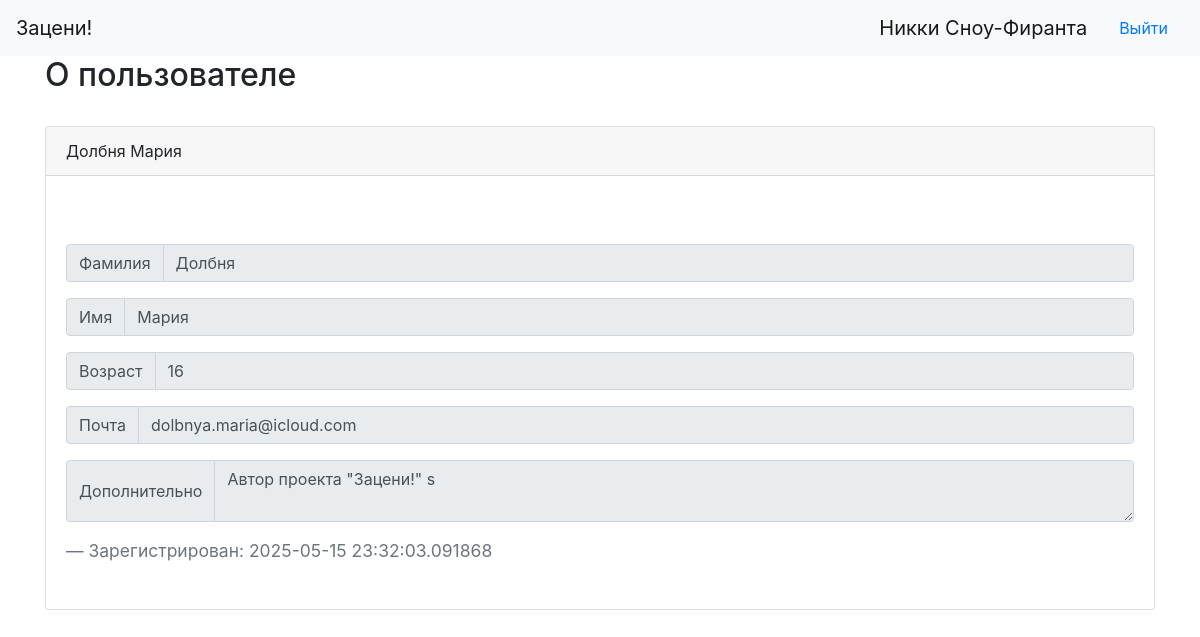
Screenshot of /user/1 (signed in) with the database file from the repository.
### data/users.py (models this page shows, shortened)
class User(SqlAlchemyBase, UserMixin, SerializerMixin):
    __tablename__ = 'users'
    id = sqlalchemy.Column(sqlalchemy.Integer, primary_key=True, autoincrement=True)
    surname = sqlalchemy.Column(sqlalchemy.String, nullable=False)
    name = sqlalchemy.Column(sqlalchemy.String, nullable=False)
    age = sqlalchemy.Column(sqlalchemy.Integer, nullable=True)
    email = sqlalchemy.Column(sqlalchemy.String,
                              index=True, unique=True, nullable=False)
    hashed_password = sqlalchemy.Column(sqlalchemy.String, nullable=True)
    registration_date = sqlalchemy.Column(sqlalchemy.DateTime, default=datetime.datetime.now, nullable=False)
    about = sqlalchemy.Column(sqlalchemy.String, nullable=True)

### server.py (the view, shortened to what this page needs)
@app.route('/user/<int:user_id>', methods=['GET', 'POST'])
def user(user_id):
    db_sess = db_session.create_session()
    user = db_sess.query(User).get(user_id)
    if user:
        if request.method == 'GET':
            return render_template('user.html', user=user)
    return redirect('/')

### data/db_session.py (called while the page is built)
def create_session() -> Session:
    global __factory
    return __factory()

### server.py (called while the page is built)
@login_manager.user_loader
def load_user(user_id):
    db_sess = db_session.create_session()
    return db_sess.query(User).get(user_id)

### templates/user.html (shortened to what this page needs)
{% extends "base.html" %}
{% block content %}
<h2>О пользователе</h2>
<br>
<div class="card">
  <div class="card-header">
    {{user.surname}} {{user.name}}
  </div>
  <div class="card-body">
    <br>
    <br>
    <div class="input-group mb-3">
        <div class="input-group-prepend">
            <span class="input-group-text" id="surname">Фамилия</span>
        </div>
        <input type="text" name="surname" value="{{ user.surname }}" class="form-control" {% if user.id != current_user.id %}readonly{% endif %}>
    </div>
    <div class="input-group mb-3">
        <div class="input-group-prepend">
            <span class="input-group-text">Имя</span>
        </div>
        <input type="text" name="name" value="{{ user.name }}" class="form-control" {% if user.id != current_user.id %}readonly{% endif %}>
    </div>
    <div class="input-group mb-3">
        <div class="input-group-prepend">
            <span class="input-group-text">Возраст</span>
        </div>
        <input type="text" name="age" value="{{ user.age }}" class="form-control" {% if user.id != current_user.id %}readonly{% endif %}>
    </div>
    <div class="input-group mb-3">
        <div class="input-group-prepend">
            <span class="input-group-text">Почта</span>
        </div>
        <input type="email" name="email" value="{{ user.email }}" class="form-control" {% if user.id != current_user.id %}readonly{% endif %}>
    </div>
    <div class="input-group mb-3">
        <div class="input-group-prepend">
            <span class="input-group-text">Дополнительно</span>
        </div>
        <textarea class="form-control" name="about" {% if user.id != current_user.id %}readonly{% endif %}>{{ user.about }}</textarea>
    </div>
    <blockquote class="blockquote mb-0">
      <footer class="blockquote-footer">Зарегистрирован: {{ user.registration_date }}</footer>
    </blockquote>
    <br>
  </div>
</div>
{% endblock %}

### templates/base.html (shortened to what this page needs)
<!doctype html>
<html lang="en">
<head>
  <head>
    <link rel="stylesheet" href="https://cdn.jsdelivr.net/npm/bootstrap@4.6.2/dist/css/bootstrap.min.css">
    <link rel="stylesheet" href="/static/css/style.css">
</head>
<body>
<nav class="navbar navbar-expand-lg navbar-light bg-light">
  <a class="navbar-brand" href="/">Зацени!</a>
  <div class="collapse navbar-collapse" id="navbarSupportedContent">
{% if current_user.is_authenticated %}
    <a class="navbar-brand" href="/user/{{ current_user.id }}">{{ current_user.name }} {{ current_user.surname }}</a>
    <a class="nav-link" href="/logout">Выйти</a>
{% else %}
    <p>
        <a class="btn btn-primary " href="/register">Зарегистрироваться</a>
        <a class="btn btn-success" href="/login">Войти</a>
    </p>
{% endif %}
  </div>
</nav>
<main role="main" class="container">
    {% block content %}{% endblock %}
</main>
</body>
</html>

### rows the page displays
User: name "Никки", surname "Сноу-Фиранта"
User: surname "Долбня", name "Мария", age "16", email "dolbnya.maria@icloud.com", about "Автор проекта \"Зацени!\" s", registration_date "2025-05-15 23:32:03.091868"
